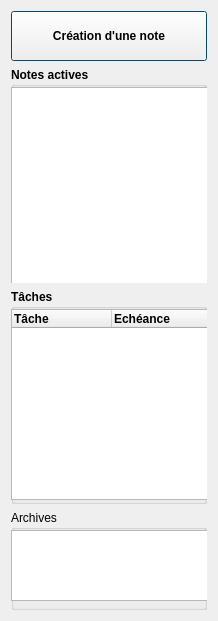
     <widget class="QWidget" name="verticalLayoutWidget">
      <property name="geometry">
       <rect>
        <x>10</x>
        <y>0</y>
        <width>218</width>
        <height>621</height>
       </rect>
      </property>
      <layout class="QVBoxLayout" name="leftSideLayout">
       <item>
        <widget class="QPushButton" name="createNoteButton">
         <property name="minimumSize">
          <size>
           <width>0</width>
           <height>50</height>
          </size>
         </property>
         <property name="palette">
          <palette>
           <active>
            <colorrole role="Base">
             <brush brushstyle="SolidPattern">
              <color alpha="255">
               <red>255</red>
               <green>255</green>
               <blue>255</blue>
              </color>
             </brush>
            </colorrole>
            <colorrole role="Window">
             <brush brushstyle="SolidPattern">
              <color alpha="255">
               <red>3</red>
               <green>107</green>
               <blue>136</blue>
              </color>
             </brush>
            </colorrole>
           </active>
           <inactive>
            <colorrole role="Base">
             <brush brushstyle="SolidPattern">
              <color alpha="255">
               <red>255</red>
               <green>255</green>
               <blue>255</blue>
              </color>
             </brush>
            </colorrole>
            <colorrole role="Window">
             <brush brushstyle="SolidPattern">
              <color alpha="255">
               <red>3</red>
               <green>107</green>
               <blue>136</blue>
              </color>
             </brush>
            </colorrole>
           </inactive>
           <disabled>
            <colorrole role="Base">
             <brush brushstyle="SolidPattern">
              <color alpha="255">
               <red>3</red>
               <green>107</green>
               <blue>136</blue>
              </color>
             </brush>
            </colorrole>
            <colorrole role="Window">
             <brush brushstyle="SolidPattern">
              <color alpha="255">
               <red>3</red>
               <green>107</green>
               <blue>136</blue>
              </color>
             </brush>
            </colorrole>
           </disabled>
          </palette>
         </property>
         <property name="font">
          <font>
           <weight>75</weight>
           <bold>true</bold>
          </font>
         </property>
         <property name="text">
          <string>Création d'une note</string>
         </property>
        </widget>
       </item>
       <item>
        <widget class="QGroupBox" name="activeNoteGroup">
         <property name="minimumSize">
          <size>
           <width>0</width>
           <height>200</height>
          </size>
         </property>
         <property name="font">
          <font>
           <weight>75</weight>
           <bold>true</bold>
          </font>
         </property>
         <property name="title">
          <string>Notes actives</string>
         </property>
         <widget class="QListWidget" name="activeNoteList">
          <property name="geometry">
           <rect>
            <x>0</x>
            <y>20</y>
            <width>211</width>
            <height>201</height>
           </rect>
          </property>
         </widget>
        </widget>
       </item>
       <item>
        <widget class="QGroupBox" name="taskGroup">
         <property name="font">
          <font>
           <weight>75</weight>
           <bold>true</bold>
          </font>
         </property>
         <property name="title">
          <string>Tâches</string>
         </property>
         <widget class="QTreeWidget" name="taskList">
          <property name="geometry">
           <rect>
            <x>0</x>
            <y>20</y>
            <width>211</width>
            <height>191</height>
           </rect>
          </property>
          <column>
           <property name="text">
            <string>Tâche</string>
           </property>
          </column>
          <column>
           <property name="text">
            <string>Echéance</string>
           </property>
          </column>
         </widget>
        </widget>
       </item>
       <item>
        <widget class="QGroupBox" name="archivedNoteGroup">
         <property name="maximumSize">
          <size>
           <width>16777215</width>
           <height>100</height>
          </size>
         </property>
         <property name="title">
          <string>Archives</string>
         </property>
         <widget class="QListWidget" name="archivedNoteList">
          <property name="geometry">
           <rect>
            <x>0</x>
            <y>20</y>
            <width>211</width>
            <height>71</height>
           </rect>
          </property>
         </widget>
        </widget>
       </item>
      </layout>
     </widget>
